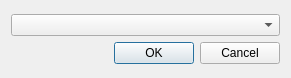
<?xml version="1.0" encoding="UTF-8"?>
<ui version="4.0">
 <class>ConfigSwitchDLG</class>
 <widget class="QDialog" name="ConfigSwitchDLG">
  <property name="geometry">
   <rect>
    <x>0</x>
    <y>0</y>
    <width>291</width>
    <height>78</height>
   </rect>
  </property>
  <property name="windowTitle">
   <string>Dialog</string>
  </property>
  <layout class="QVBoxLayout" name="verticalLayout_2">
   <item>
    <layout class="QVBoxLayout" name="verticalLayout">
     <item>
      <widget class="QComboBox" name="dirsCMB"/>
     </item>
     <item>
      <widget class="QDialogButtonBox" name="buttonBox">
       <property name="orientation">
        <enum>Qt::Horizontal</enum>
       </property>
       <property name="standardButtons">
        <set>QDialogButtonBox::Cancel|QDialogButtonBox::Ok</set>
       </property>
      </widget>
     </item>
    </layout>
   </item>
  </layout>
 </widget>
 <resources/>
 <connections>
  <connection>
   <sender>buttonBox</sender>
   <signal>accepted()</signal>
   <receiver>ConfigSwitchDLG</receiver>
   <slot>accept()</slot>
   <hints>
    <hint type="sourcelabel">
     <x>248</x>
     <y>254</y>
    </hint>
    <hint type="destinationlabel">
     <x>157</x>
     <y>274</y>
    </hint>
   </hints>
  </connection>
  <connection>
   <sender>buttonBox</sender>
   <signal>rejected()</signal>
   <receiver>ConfigSwitchDLG</receiver>
   <slot>reject()</slot>
   <hints>
    <hint type="sourcelabel">
     <x>316</x>
     <y>260</y>
    </hint>
    <hint type="destinationlabel">
     <x>286</x>
     <y>274</y>
    </hint>
   </hints>
  </connection>
 </connections>
</ui>
